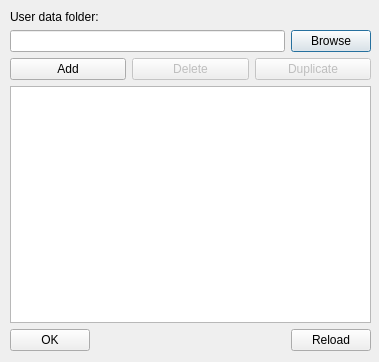
<?xml version="1.0" encoding="UTF-8"?>
<ui version="4.0">
 <class>SelectUserDialog</class>
 <widget class="QDialog" name="SelectUserDialog">
  <property name="geometry">
   <rect>
    <x>0</x>
    <y>0</y>
    <width>379</width>
    <height>362</height>
   </rect>
  </property>
  <property name="windowTitle">
   <string>Dialog</string>
  </property>
  <widget class="QWidget" name="verticalLayoutWidget">
   <property name="geometry">
    <rect>
     <x>10</x>
     <y>10</y>
     <width>361</width>
     <height>341</height>
    </rect>
   </property>
   <layout class="QVBoxLayout" name="verticalLayout">
    <item>
     <widget class="QLabel" name="label">
      <property name="text">
       <string>User data folder:</string>
      </property>
     </widget>
    </item>
    <item>
     <layout class="QHBoxLayout" name="horizontalLayout">
      <property name="sizeConstraint">
       <enum>QLayout::SetDefaultConstraint</enum>
      </property>
      <item>
       <widget class="QLineEdit" name="userdata_lineedit"/>
      </item>
      <item>
       <widget class="QPushButton" name="browse_btn">
        <property name="sizePolicy">
         <sizepolicy hsizetype="Minimum" vsizetype="Fixed">
          <horstretch>0</horstretch>
          <verstretch>0</verstretch>
         </sizepolicy>
        </property>
        <property name="text">
         <string>Browse</string>
        </property>
       </widget>
      </item>
     </layout>
    </item>
    <item>
     <layout class="QHBoxLayout" name="tool_layout">
      <item>
       <widget class="QPushButton" name="add_btn">
        <property name="text">
         <string>Add</string>
        </property>
       </widget>
      </item>
      <item>
       <widget class="QPushButton" name="del_btn">
        <property name="enabled">
         <bool>false</bool>
        </property>
        <property name="text">
         <string>Delete</string>
        </property>
       </widget>
      </item>
      <item>
       <widget class="QPushButton" name="dup_btn">
        <property name="enabled">
         <bool>false</bool>
        </property>
        <property name="text">
         <string>Duplicate</string>
        </property>
       </widget>
      </item>
     </layout>
    </item>
    <item>
     <widget class="QListWidget" name="listWidget"/>
    </item>
    <item>
     <layout class="QHBoxLayout" name="horizontalLayout_3">
      <item>
       <widget class="QPushButton" name="sel_btn">
        <property name="text">
         <string>OK</string>
        </property>
       </widget>
      </item>
      <item>
       <spacer name="horizontalSpacer">
        <property name="orientation">
         <enum>Qt::Horizontal</enum>
        </property>
        <property name="sizeHint" stdset="0">
         <size>
          <width>40</width>
          <height>20</height>
         </size>
        </property>
       </spacer>
      </item>
      <item>
       <widget class="QPushButton" name="rel_btn">
        <property name="text">
         <string>Reload</string>
        </property>
       </widget>
      </item>
     </layout>
    </item>
   </layout>
  </widget>
 </widget>
 <resources/>
 <connections/>
</ui>
